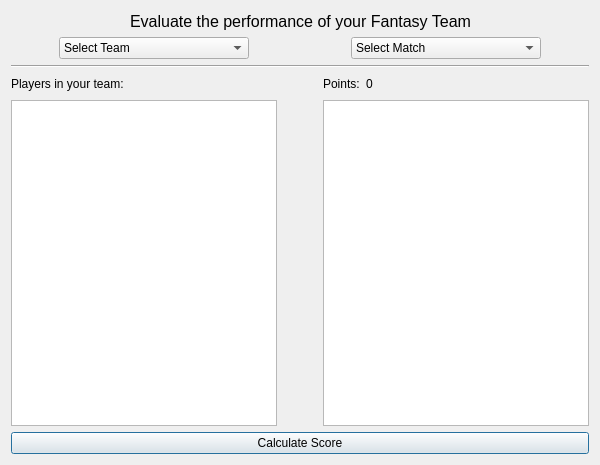
<?xml version="1.0" encoding="UTF-8"?>
<ui version="4.0">
    <class>evaluate_team_dialog</class>
    <widget class="QDialog" name="evaluate_team_dialog">
        <property name="geometry">
            <rect>
                <x>0</x>
                <y>0</y>
                <width>600</width>
                <height>465</height>
            </rect>
        </property>
        <property name="minimumSize">
            <size>
                <width>600</width>
                <height>465</height>
            </size>
        </property>
        <property name="windowTitle">
            <string>Evaluate Teams</string>
        </property>
        <property name="windowIcon">
            <iconset>
                <normaloff>ball.png</normaloff>ball.png
            </iconset>
        </property>
        <layout class="QVBoxLayout" name="verticalLayout_4">
            <item>
                <layout class="QVBoxLayout" name="verticalLayout_3">
                    <item>
                        <layout class="QHBoxLayout" name="horizontalLayout_2">
                            <item>
                                <spacer name="horizontalSpacer_5">
                                    <property name="orientation">
                                        <enum>Qt::Horizontal</enum>
                                    </property>
                                    <property name="sizeHint" stdset="0">
                                        <size>
                                            <width>40</width>
                                            <height>20</height>
                                        </size>
                                    </property>
                                </spacer>
                            </item>
                            <item>
                                <widget class="QLabel" name="label">
                                    <property name="font">
                                        <font>
                                            <pointsize>12</pointsize>
                                        </font>
                                    </property>
                                    <property name="text">
                                        <string>Evaluate the performance of your Fantasy Team</string>
                                    </property>
                                    <property name="alignment">
                                        <set>Qt::AlignCenter</set>
                                    </property>
                                </widget>
                            </item>
                            <item>
                                <spacer name="horizontalSpacer_6">
                                    <property name="orientation">
                                        <enum>Qt::Horizontal</enum>
                                    </property>
                                    <property name="sizeHint" stdset="0">
                                        <size>
                                            <width>40</width>
                                            <height>20</height>
                                        </size>
                                    </property>
                                </spacer>
                            </item>
                        </layout>
                    </item>
                    <item>
                        <layout class="QHBoxLayout" name="horizontalLayout_4" stretch="1,4,2,4,1">
                            <item>
                                <spacer name="horizontalSpacer_3">
                                    <property name="orientation">
                                        <enum>Qt::Horizontal</enum>
                                    </property>
                                    <property name="sizeHint" stdset="0">
                                        <size>
                                            <width>40</width>
                                            <height>20</height>
                                        </size>
                                    </property>
                                </spacer>
                            </item>
                            <item>
                                <widget class="QComboBox" name="team_select_dropdown">
                                    <item>
                                        <property name="text">
                                            <string>Select Team</string>
                                        </property>
                                    </item>
                                </widget>
                            </item>
                            <item>
                                <spacer name="horizontalSpacer_2">
                                    <property name="orientation">
                                        <enum>Qt::Horizontal</enum>
                                    </property>
                                    <property name="sizeHint" stdset="0">
                                        <size>
                                            <width>40</width>
                                            <height>20</height>
                                        </size>
                                    </property>
                                </spacer>
                            </item>
                            <item>
                                <widget class="QComboBox" name="match_select_dropdown">
                                    <item>
                                        <property name="text">
                                            <string>Select Match</string>
                                        </property>
                                    </item>
                                    <item>
                                        <property name="text">
                                            <string>Match 1</string>
                                        </property>
                                    </item>
                                    <item>
                                        <property name="text">
                                            <string>Match 2</string>
                                        </property>
                                    </item>
                                    <item>
                                        <property name="text">
                                            <string>Match 3</string>
                                        </property>
                                    </item>
                                    <item>
                                        <property name="text">
                                            <string>Match 4</string>
                                        </property>
                                    </item>
                                    <item>
                                        <property name="text">
                                            <string>Match 5</string>
                                        </property>
                                    </item>
                                </widget>
                            </item>
                            <item>
                                <spacer name="horizontalSpacer_4">
                                    <property name="orientation">
                                        <enum>Qt::Horizontal</enum>
                                    </property>
                                    <property name="sizeHint" stdset="0">
                                        <size>
                                            <width>40</width>
                                            <height>20</height>
                                        </size>
                                    </property>
                                </spacer>
                            </item>
                        </layout>
                    </item>
                    <item>
                        <widget class="Line" name="line">
                            <property name="orientation">
                                <enum>Qt::Horizontal</enum>
                            </property>
                        </widget>
                    </item>
                    <item>
                        <layout class="QHBoxLayout" name="horizontalLayout_3" stretch="1,0,1">
                            <item>
                                <layout class="QVBoxLayout" name="verticalLayout_2">
                                    <item>
                                        <widget class="QLabel" name="label_2">
                                            <property name="minimumSize">
                                                <size>
                                                    <width>0</width>
                                                    <height>20</height>
                                                </size>
                                            </property>
                                            <property name="text">
                                                <string>Players in your team:</string>
                                            </property>
                                        </widget>
                                    </item>
                                    <item>
                                        <widget class="QListWidget" name="player_list"/>
                                    </item>
                                </layout>
                            </item>
                            <item>
                                <spacer name="horizontalSpacer">
                                    <property name="orientation">
                                        <enum>Qt::Horizontal</enum>
                                    </property>
                                    <property name="sizeHint" stdset="0">
                                        <size>
                                            <width>40</width>
                                            <height>20</height>
                                        </size>
                                    </property>
                                </spacer>
                            </item>
                            <item>
                                <layout class="QVBoxLayout" name="verticalLayout">
                                    <item>
                                        <layout class="QHBoxLayout" name="horizontalLayout">
                                            <item>
                                                <widget class="QLabel" name="label_3">
                                                    <property name="text">
                                                        <string>Points:</string>
                                                    </property>
                                                </widget>
                                            </item>
                                            <item>
                                                <widget class="QLabel" name="total_points">
                                                    <property name="text">
                                                        <string>0</string>
                                                    </property>
                                                </widget>
                                            </item>
                                            <item>
                                                <spacer name="horizontalSpacer_7">
                                                    <property name="orientation">
                                                        <enum>Qt::Horizontal</enum>
                                                    </property>
                                                    <property name="sizeHint" stdset="0">
                                                        <size>
                                                            <width>40</width>
                                                            <height>20</height>
                                                        </size>
                                                    </property>
                                                </spacer>
                                            </item>
                                        </layout>
                                    </item>
                                    <item>
                                        <widget class="QListWidget" name="point_list"/>
                                    </item>
                                </layout>
                            </item>
                        </layout>
                    </item>
                </layout>
            </item>
            <item>
                <widget class="QPushButton" name="calc_score_button">
                    <property name="text">
                        <string>Calculate Score</string>
                    </property>
                </widget>
            </item>
        </layout>
    </widget>
    <resources/>
    <connections>
        <connection>
            <sender>team_select_dropdown</sender>
            <signal>activated(QString)</signal>
            <receiver>player_list</receiver>
            <slot>clear()</slot>
            <hints>
                <hint type="sourcelabel">
                    <x>196</x>
                    <y>51</y>
                </hint>
                <hint type="destinationlabel">
                    <x>199</x>
                    <y>130</y>
                </hint>
            </hints>
        </connection>
        <connection>
            <sender>calc_score_button</sender>
            <signal>clicked()</signal>
            <receiver>point_list</receiver>
            <slot>clear()</slot>
            <hints>
                <hint type="sourcelabel">
                    <x>293</x>
                    <y>439</y>
                </hint>
                <hint type="destinationlabel">
                    <x>380</x>
                    <y>344</y>
                </hint>
            </hints>
        </connection>
        <connection>
            <sender>match_select_dropdown</sender>
            <signal>activated(QString)</signal>
            <receiver>point_list</receiver>
            <slot>reset()</slot>
            <hints>
                <hint type="sourcelabel">
                    <x>418</x>
                    <y>55</y>
                </hint>
                <hint type="destinationlabel">
                    <x>428</x>
                    <y>185</y>
                </hint>
            </hints>
        </connection>
    </connections>
</ui>
